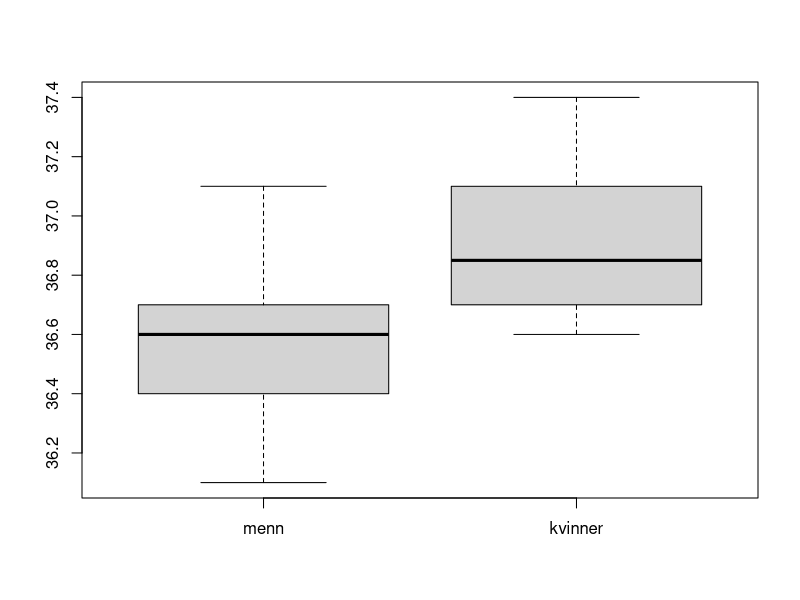
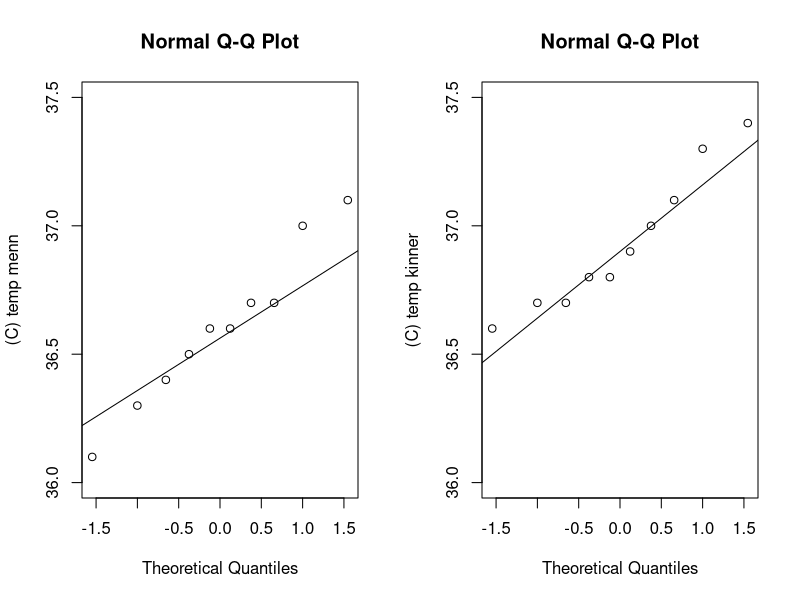

Source code (R) for these figures, in order: (Note: this script raises an error after producing the figures.)
menn <- c(36.1, 36.3, 36.4, 36.6, 36.6, 36.7, 36.7, 37.0, 36.5, 37.1)
kvinner <- c(36.6, 36.7, 36.8, 36.8, 36.7, 37.0, 37.1, 37.3, 36.9, 37.4)

#a) Lag boksplott som viser fordelingen av observasjonene. Kommennter hva du finner.

boxplot(menn, kvinner, names=c('menn', 'kvinner'))

'
Vi ser fra plottet at menn har litt høyere kroppstemperatur enn menn.
Vi ser også at mennene sin fordeling er sjevt mot lavere verdier,
menns kvinners fordeling er har ingen skjevhet
'

#b) Lag normalfordelingsplott for de to observasjonssettene. Kommennter hva du ser.
limy = c(36,37.5)
par(mfrow=c(1,2))
qqnorm(menn, ylab='(C) temp menn', ylim=limy)
qqline(menn)
qqnorm(kvinner, ylab='(C) temp kinner', ylim=limy)
qqline(kvinner)

'komentar

'
#c) 
T <- function(sm, S, N){
  m = N[1]
  n = N[2]
  X = sm[1]
  Y = sm[2]
  sp_square <- (m-1)/(m+n-2) *S[1]**2 + (n-1)/(m+n-2) * S[2]**2
  
  return(t)
}
alfa = 0.05

n = Nmenn = length(menn)
Y = SMmenn = mean(menn)
Sy = Smenn = sd(menn)

m = Nkvinner = length(kvinner)
X = SMkvinner = mean(kvinner)
Sx = Skvinner = sd(kvinner)


sm <- c(SMkvinner, SMmenn)
S <- c(Skvinner, Smenn)
N <- c(Nkvinner, Nmenn)

sp_square <- (m-1)/(m+n-2) *Sx**2 + (n-1)/(m+n-2) * Sy**2#interpolerte variansen
t_obs <- (X-Y)/sqrt(sp_square*(1/m + 1/n))

Se1 <- Sx/sqrt(m)
Se2 <- Sy/sqrt(n)
v <- m+n-2 #degrees of freedom

t_grense = qt(1-alfa/2,v)

keep_H0 = t_grense > t_obs

ci <- X - Y + c(1,-1)*qt(alfa/2, v)*sqrt(sp_square*(1/m + 1/n))
#ser at t_obs er got utenfor Cien






#t.test(menn, kvinner)
#grense = 2.1 #hentet fra A.7 v = 18, alfa = 0.025. probably remove

z <- Z(sm, S, n); t <- Z(sm, S, n)
v1 = sum(n)-2
P = 2*0.011 #hentet fra A.7, v = 18, 2.5 siden det er største tall i(kolonne/rad) tabellen under 2.59

varT <- (m-1)/(m+n-2) *S[1]**2 + (n-1)/(m+n-2) * S[2]**2

CIT <- function(sm, n, S, alfa, v){
  #same sd
  m = n[1]
  n = n[2]
  X = sm[1]
  Y = sm[2]
  varT <- (m-1)/(m+n-2) *S[1]**2 + (n-1)/(m+n-2) * S[2]**2
  
  return(sort(ci))
}

CIT2sd <- function(sm, N, S, alfa,v){
  #diff sd
  m = N[1]
  n = N[2]
  X = sm[1]
  Y = sm[2]
  ci = X - Y + c(-1,1)*qt(alfa/2, v)*sqrt(sp_square*(1/m + 1/n))
  return(sort(ci))
}

#e) Utled og gjennomfør en F-test for ˚a sjekke om det er noen grunn til ˚a p˚ast˚a at
#variansene er forskjellige. Sjekk mot var.test() i R.

f = Sx**2/Sy**2
CIf = qf(c(alfa/2, 1-alfa/2),m-1,n-1)
